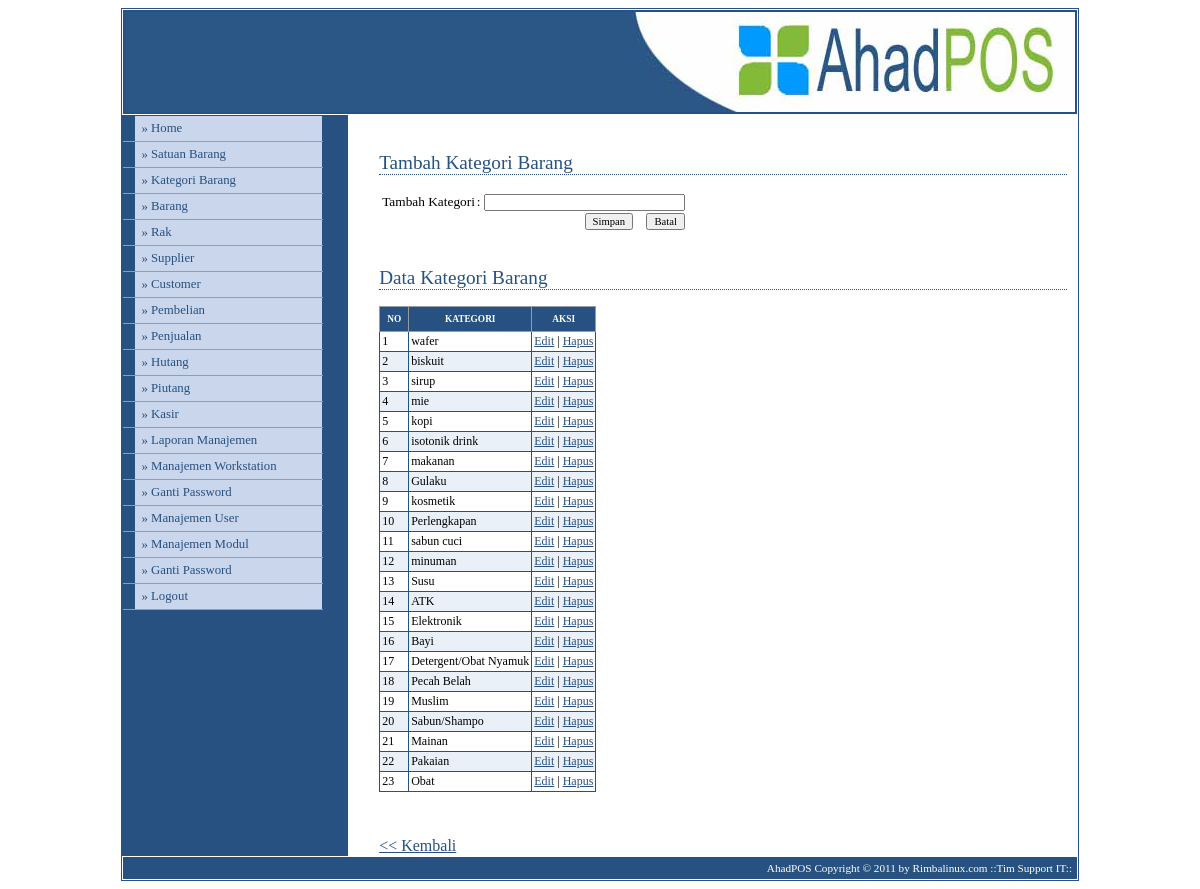
The app's page /sistem/media.php?module=kategori_barang (signed in) with its own data.
### tables this page shows
CREATE TABLE IF NOT EXISTS `modul` (
  `idModul` int(3) NOT NULL,
  `namaModul` varchar(50) DEFAULT NULL,
  `link` varchar(50) DEFAULT NULL,
  `publish` enum('Y','N') DEFAULT NULL,
  `idLevelUser` int(2) DEFAULT NULL,
  `urutan` int(3) DEFAULT NULL,
  `last_update` date DEFAULT NULL,
  PRIMARY KEY  (`idModul`)
);

CREATE TABLE IF NOT EXISTS `kategori_barang` (
  `idKategoriBarang` int(5) NOT NULL auto_increment,
  `namaKategoriBarang` varchar(30) DEFAULT NULL,
  PRIMARY KEY  (`idKategoriBarang`)
);

### sistem/modul/mod_kategori_barang.php (the view, shortened to what this page needs)
<?php
switch($_GET[act]){
    default:
        echo "<h2>Tambah Kategori Barang</h2>
              <form method=POST action='./aksi.php?module=kategori_barang&act=input'>
              <table>
                <tr><td>Tambah Kategori</td><td> : <input type=text name='namaKategoriBarang' size=30></td></tr>
                <tr><td colspan=2 align=right><input type=submit value='Simpan'>&nbsp;&nbsp;&nbsp;
                                <input type=reset value='Batal'></td></tr>
              </table>
               </form>
              <br/>
              <h2>Data Kategori Barang</h2>
              <table class=tableku>
              <tr><th>no</th><th>Kategori</th><th>aksi</th></tr>";
                $tampil=mysql_query("SELECT * from kategori_barang");
                $no=1;
                while ($r=mysql_fetch_array($tampil)){
                    if(($no % 2) == 0){
                        $warna = "#EAF0F7";
                    }
                    else{
                        $warna = "#FFFFFF";
                    }
                    echo "<tr bgcolor=$warna>";
                   echo "<td class=td>$no</td>
                         <td class=td>$r[namaKategoriBarang]</td>
                         <td class=td><a href=?module=kategori_barang&act=editkategori&id=$r[idKategoriBarang]>Edit</a> |
                                   <a href=./aksi.php?module=kategori_barang&act=hapus&id=$r[idKategoriBarang]>Hapus</a>
                         </td></tr>";
                  $no++;
                }
                echo "</table>
                <p>&nbsp;</p>
                <a href=javascript:history.go(-1)><< Kembali</a>";
        break;
}
?>

### sistem/menu.php (shortened to what this page needs)
<?php
include "modul/function.php";
if ($_SESSION[leveluser]=='admin'){
  $sql="select namaModul,link from modul order by urutan ";
}
elseif ($_SESSION[leveluser]=='gudang'){
  $sql="select * from modul m, leveluser lu where m.idLevelUser = lu.idLevelUser and levelUser='gudang' and publish='Y' order by urutan";
}
elseif ($_SESSION[leveluser]=='kasir'){
  $sql="select * from modul m, leveluser lu where m.idLevelUser = lu.idLevelUser and levelUser='kasir' and publish='Y' order by urutan";
}
else{
  $sql="select * from modul m, leveluser lu where m.idLevelUser = lu.idLevelUser and levelUser='semua' and publish='Y' order by urutan";
}
$hasil = mysql_query($sql);
while ($data=mysql_fetch_array($hasil)){
  echo "<li><a href='$data[link]'>&#187; $data[namaModul]</a></li>";
}
$semua = mysql_query("select * from modul where idLevelUser = 1");
while ($dataSemua=mysql_fetch_array($semua)){
  echo "<li><a href='$dataSemua[link]'>&#187; $dataSemua[namaModul]</a></li>";
}
?>

### config/adminstyle.css (style rules this page uses)
body { font-family: Tahoma; }
#content p { font-size: 75%; line-height: 1.8em; padding-left: 2em; }
#menu li { width: 200px; border-bottom: 1px solid #969BA5; margin: 0; padding: 0; font-size: 80%; vertical-align: bottom; }
#menu a:link, #menu a:visited { display: block; padding: 5px 5px 5px 0.5em; border-left: 12px solid #265180; border-right: 1px solid #265180; background-color: #CAD6EC; color: #265180; text-decoration: none; }
a:link,a:visited { color:#265180; }
h2 { font: normal 120% Georgia; color: #265180; background-color: transparent; border-bottom: 1px dotted #265180; }
table { border-collapse: collapse; }
.tableku { font-family: Tahoma; font-size: 10pt; border-width: 1px; border-collapse: collapse; margin: 10px 0px; border: 1px solid #265180; padding: 2px; }
.td { border: 1px solid #265180; padding: 2px; font-size: 9pt; }
form { font-size: 10pt; padding: 2px; }
th { color: #FFFFFF; font-size: 7pt; text-transform: uppercase; text-align: center; padding: 0.75em; border-width: 1px; border-style: solid; border-color: #969BA5; border-collapse: collapse; background-color: #265180; }
input,textarea,select { font-family: Tahoma; font-size: 8pt; }

### records on screen
modul: namaModul "Satuan Barang"
modul: namaModul "Kategori Barang"
modul: namaModul "Barang"
modul: namaModul "Rak"
modul: namaModul "Supplier"
modul: namaModul "Customer"
modul: namaModul "Pembelian"
modul: namaModul "Penjualan"
modul: namaModul "Hutang"
modul: namaModul "Piutang"
modul: namaModul "Kasir"
modul: namaModul "Laporan Manajemen"
modul: namaModul "Manajemen Workstation"
modul: namaModul "Ganti Password"
modul: namaModul "Manajemen User"
modul: namaModul "Manajemen Modul"
kategori_barang: namaKategoriBarang "wafer"
kategori_barang: namaKategoriBarang "biskuit"
kategori_barang: namaKategoriBarang "sirup"
kategori_barang: namaKategoriBarang "mie"
kategori_barang: namaKategoriBarang "kopi"
kategori_barang: namaKategoriBarang "isotonik drink"
kategori_barang: namaKategoriBarang "makanan"
kategori_barang: namaKategoriBarang "Gulaku"
kategori_barang: namaKategoriBarang "kosmetik"
kategori_barang: namaKategoriBarang "Perlengkapan"
kategori_barang: namaKategoriBarang "sabun cuci"
kategori_barang: namaKategoriBarang "minuman"
kategori_barang: namaKategoriBarang "Susu"
kategori_barang: namaKategoriBarang "ATK"
kategori_barang: namaKategoriBarang "Elektronik"
kategori_barang: namaKategoriBarang "Bayi"
kategori_barang: namaKategoriBarang "Detergent/Obat Nyamuk"
kategori_barang: namaKategoriBarang "Pecah Belah"
kategori_barang: namaKategoriBarang "Muslim"
kategori_barang: namaKategoriBarang "Sabun/Shampo"
kategori_barang: namaKategoriBarang "Mainan"
kategori_barang: namaKategoriBarang "Pakaian"
kategori_barang: namaKategoriBarang "Obat"
